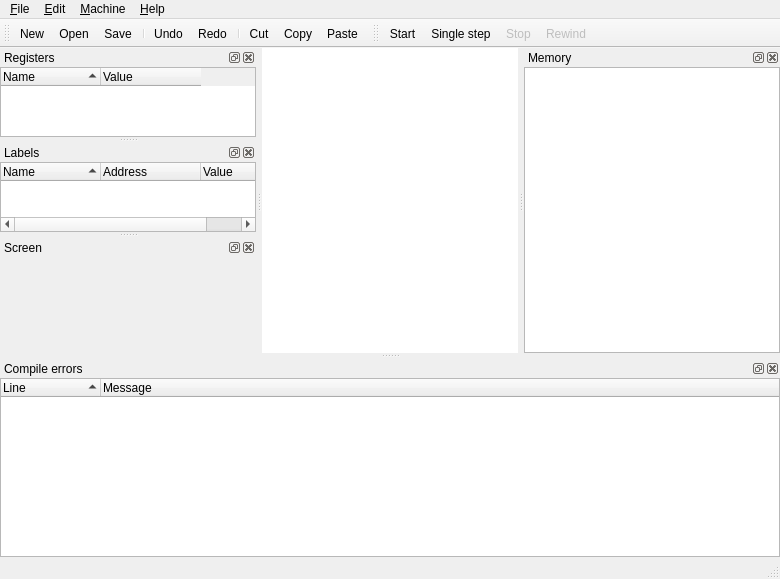
<?xml version="1.0" encoding="UTF-8"?>
<ui version="4.0">
 <class>MainWindow</class>
 <widget class="QMainWindow" name="MainWindow">
  <property name="enabled">
   <bool>true</bool>
  </property>
  <property name="geometry">
   <rect>
    <x>0</x>
    <y>0</y>
    <width>780</width>
    <height>579</height>
   </rect>
  </property>
  <property name="windowTitle">
   <string>AsmEmu [*]</string>
  </property>
  <property name="windowIcon">
   <iconset resource="res.qrc">
    <normaloff>:/icons/application-lightning.png</normaloff>:/icons/application-lightning.png</iconset>
  </property>
  <widget class="QWidget" name="centralWidget">
   <layout class="QVBoxLayout" name="verticalLayout_3">
    <property name="leftMargin">
     <number>0</number>
    </property>
    <property name="topMargin">
     <number>0</number>
    </property>
    <property name="rightMargin">
     <number>0</number>
    </property>
    <property name="bottomMargin">
     <number>0</number>
    </property>
    <item>
     <widget class="CodeEdit" name="codeEdit">
      <property name="font">
       <font>
        <family>Courier</family>
       </font>
      </property>
      <property name="frameShape">
       <enum>QFrame::NoFrame</enum>
      </property>
      <property name="lineWrapMode">
       <enum>QPlainTextEdit::NoWrap</enum>
      </property>
      <property name="plainText">
       <string/>
      </property>
      <property name="specialPixmap" stdset="0">
       <pixmap resource="res.qrc">:/icons/play_blue.png</pixmap>
      </property>
     </widget>
    </item>
   </layout>
  </widget>
  <widget class="QMenuBar" name="menuBar">
   <property name="geometry">
    <rect>
     <x>0</x>
     <y>0</y>
     <width>780</width>
     <height>21</height>
    </rect>
   </property>
   <widget class="QMenu" name="fileMenu">
    <property name="title">
     <string>&amp;File</string>
    </property>
    <widget class="QMenu" name="recentFilesMenu">
     <property name="title">
      <string>Recent &amp;files</string>
     </property>
     <addaction name="separator"/>
     <addaction name="clearMruAction"/>
    </widget>
    <addaction name="newAction"/>
    <addaction name="openAction"/>
    <addaction name="recentFilesMenu"/>
    <addaction name="separator"/>
    <addaction name="saveAction"/>
    <addaction name="saveAsAction"/>
    <addaction name="separator"/>
    <addaction name="exitAction"/>
   </widget>
   <widget class="QMenu" name="editMenu">
    <property name="title">
     <string>&amp;Edit</string>
    </property>
    <addaction name="undoAction"/>
    <addaction name="redoAction"/>
    <addaction name="separator"/>
    <addaction name="cutAction"/>
    <addaction name="copyAction"/>
    <addaction name="pasteAction"/>
    <addaction name="separator"/>
    <addaction name="selectAllAction"/>
    <addaction name="separator"/>
    <addaction name="changeLanguageAction"/>
   </widget>
   <widget class="QMenu" name="helpMenu">
    <property name="title">
     <string>&amp;Help</string>
    </property>
    <addaction name="asmHelpAction"/>
    <addaction name="aboutAction"/>
   </widget>
   <widget class="QMenu" name="menuMachine">
    <property name="title">
     <string>&amp;Machine</string>
    </property>
    <addaction name="startAction"/>
    <addaction name="singleStepAction"/>
    <addaction name="stopAction"/>
    <addaction name="rewindAction"/>
    <addaction name="separator"/>
    <addaction name="memorySizeAction"/>
   </widget>
   <addaction name="fileMenu"/>
   <addaction name="editMenu"/>
   <addaction name="menuMachine"/>
   <addaction name="helpMenu"/>
  </widget>
  <widget class="QToolBar" name="mainToolBar">
   <property name="windowTitle">
    <string>Main Toolbar</string>
   </property>
   <property name="iconSize">
    <size>
     <width>16</width>
     <height>16</height>
    </size>
   </property>
   <attribute name="toolBarArea">
    <enum>TopToolBarArea</enum>
   </attribute>
   <attribute name="toolBarBreak">
    <bool>false</bool>
   </attribute>
   <addaction name="newAction"/>
   <addaction name="openAction"/>
   <addaction name="saveAction"/>
   <addaction name="separator"/>
   <addaction name="undoAction"/>
   <addaction name="redoAction"/>
   <addaction name="separator"/>
   <addaction name="cutAction"/>
   <addaction name="copyAction"/>
   <addaction name="pasteAction"/>
  </widget>
  <widget class="QStatusBar" name="statusBar"/>
  <widget class="QToolBar" name="vmToolBar">
   <property name="windowTitle">
    <string>Virtual Machine Toolbar</string>
   </property>
   <property name="iconSize">
    <size>
     <width>16</width>
     <height>16</height>
    </size>
   </property>
   <attribute name="toolBarArea">
    <enum>TopToolBarArea</enum>
   </attribute>
   <attribute name="toolBarBreak">
    <bool>false</bool>
   </attribute>
   <addaction name="startAction"/>
   <addaction name="singleStepAction"/>
   <addaction name="stopAction"/>
   <addaction name="rewindAction"/>
  </widget>
  <widget class="QDockWidget" name="registersDock">
   <property name="windowTitle">
    <string>Registers</string>
   </property>
   <attribute name="dockWidgetArea">
    <number>1</number>
   </attribute>
   <widget class="QWidget" name="registersDockWidget">
    <layout class="QVBoxLayout" name="verticalLayout">
     <property name="leftMargin">
      <number>0</number>
     </property>
     <property name="topMargin">
      <number>0</number>
     </property>
     <property name="rightMargin">
      <number>0</number>
     </property>
     <property name="bottomMargin">
      <number>0</number>
     </property>
     <item>
      <widget class="QTreeWidget" name="registersTree">
       <property name="indentation">
        <number>0</number>
       </property>
       <property name="sortingEnabled">
        <bool>true</bool>
       </property>
       <attribute name="headerStretchLastSection">
        <bool>false</bool>
       </attribute>
       <column>
        <property name="text">
         <string>Name</string>
        </property>
       </column>
       <column>
        <property name="text">
         <string>Value</string>
        </property>
       </column>
      </widget>
     </item>
    </layout>
   </widget>
  </widget>
  <widget class="QDockWidget" name="labelsDock">
   <property name="windowTitle">
    <string>Labels</string>
   </property>
   <attribute name="dockWidgetArea">
    <number>1</number>
   </attribute>
   <widget class="QWidget" name="labelDockWidget">
    <layout class="QVBoxLayout" name="verticalLayout_4">
     <property name="leftMargin">
      <number>0</number>
     </property>
     <property name="topMargin">
      <number>0</number>
     </property>
     <property name="rightMargin">
      <number>0</number>
     </property>
     <property name="bottomMargin">
      <number>0</number>
     </property>
     <item>
      <widget class="QTreeWidget" name="labelsTree">
       <property name="indentation">
        <number>0</number>
       </property>
       <property name="sortingEnabled">
        <bool>true</bool>
       </property>
       <attribute name="headerStretchLastSection">
        <bool>false</bool>
       </attribute>
       <column>
        <property name="text">
         <string>Name</string>
        </property>
       </column>
       <column>
        <property name="text">
         <string>Address</string>
        </property>
       </column>
       <column>
        <property name="text">
         <string>Value</string>
        </property>
       </column>
      </widget>
     </item>
    </layout>
   </widget>
  </widget>
  <widget class="QDockWidget" name="canvasDock">
   <property name="windowTitle">
    <string>Screen</string>
   </property>
   <attribute name="dockWidgetArea">
    <number>1</number>
   </attribute>
   <widget class="QWidget" name="canvasDockWidget">
    <layout class="QVBoxLayout" name="verticalLayout_5">
     <property name="leftMargin">
      <number>0</number>
     </property>
     <property name="topMargin">
      <number>0</number>
     </property>
     <property name="rightMargin">
      <number>0</number>
     </property>
     <property name="bottomMargin">
      <number>0</number>
     </property>
     <item>
      <widget class="Canvas" name="canvas" native="true">
       <property name="minimumSize">
        <size>
         <width>192</width>
         <height>96</height>
        </size>
       </property>
      </widget>
     </item>
    </layout>
   </widget>
  </widget>
  <widget class="QDockWidget" name="messagesDock">
   <property name="windowTitle">
    <string>Compile errors</string>
   </property>
   <attribute name="dockWidgetArea">
    <number>8</number>
   </attribute>
   <widget class="QWidget" name="messagesDockWidget">
    <layout class="QVBoxLayout" name="verticalLayout_6">
     <property name="leftMargin">
      <number>0</number>
     </property>
     <property name="topMargin">
      <number>0</number>
     </property>
     <property name="rightMargin">
      <number>0</number>
     </property>
     <property name="bottomMargin">
      <number>0</number>
     </property>
     <item>
      <widget class="QTreeWidget" name="messagesTree">
       <property name="indentation">
        <number>0</number>
       </property>
       <property name="sortingEnabled">
        <bool>true</bool>
       </property>
       <column>
        <property name="text">
         <string>Line</string>
        </property>
       </column>
       <column>
        <property name="text">
         <string>Message</string>
        </property>
       </column>
      </widget>
     </item>
    </layout>
   </widget>
  </widget>
  <widget class="QDockWidget" name="memoryDock">
   <property name="windowTitle">
    <string>Memory</string>
   </property>
   <attribute name="dockWidgetArea">
    <number>2</number>
   </attribute>
   <widget class="QWidget" name="memoryDockWidget">
    <layout class="QVBoxLayout" name="verticalLayout_2">
     <property name="leftMargin">
      <number>0</number>
     </property>
     <property name="topMargin">
      <number>0</number>
     </property>
     <property name="rightMargin">
      <number>0</number>
     </property>
     <property name="bottomMargin">
      <number>0</number>
     </property>
     <item>
      <widget class="MemoryView" name="memoryView">
       <property name="font">
        <font>
         <family>Courier</family>
        </font>
       </property>
       <property name="lineWrapMode">
        <enum>QPlainTextEdit::NoWrap</enum>
       </property>
       <property name="readOnly">
        <bool>true</bool>
       </property>
       <property name="plainText">
        <string/>
       </property>
       <property name="zeroPadding" stdset="0">
        <number>5</number>
       </property>
       <property name="lineStep" stdset="0">
        <number>10</number>
       </property>
       <property name="zeroStart" stdset="0">
        <bool>true</bool>
       </property>
      </widget>
     </item>
    </layout>
   </widget>
  </widget>
  <action name="newAction">
   <property name="icon">
    <iconset resource="res.qrc">
     <normaloff>:/icons/page_white.png</normaloff>:/icons/page_white.png</iconset>
   </property>
   <property name="text">
    <string>&amp;New</string>
   </property>
   <property name="shortcut">
    <string>Ctrl+N</string>
   </property>
  </action>
  <action name="openAction">
   <property name="icon">
    <iconset resource="res.qrc">
     <normaloff>:/icons/folder.png</normaloff>:/icons/folder.png</iconset>
   </property>
   <property name="text">
    <string>&amp;Open...</string>
   </property>
   <property name="shortcut">
    <string>Ctrl+O</string>
   </property>
  </action>
  <action name="exitAction">
   <property name="text">
    <string>E&amp;xit</string>
   </property>
  </action>
  <action name="saveAction">
   <property name="icon">
    <iconset resource="res.qrc">
     <normaloff>:/icons/disk.png</normaloff>:/icons/disk.png</iconset>
   </property>
   <property name="text">
    <string>&amp;Save</string>
   </property>
   <property name="shortcut">
    <string>Ctrl+S</string>
   </property>
  </action>
  <action name="saveAsAction">
   <property name="text">
    <string>S&amp;ave as...</string>
   </property>
  </action>
  <action name="redoAction">
   <property name="icon">
    <iconset resource="res.qrc">
     <normaloff>:/icons/arrow_redo.png</normaloff>:/icons/arrow_redo.png</iconset>
   </property>
   <property name="text">
    <string>&amp;Redo</string>
   </property>
   <property name="shortcut">
    <string>Ctrl+Y</string>
   </property>
  </action>
  <action name="undoAction">
   <property name="icon">
    <iconset resource="res.qrc">
     <normaloff>:/icons/arrow_undo.png</normaloff>:/icons/arrow_undo.png</iconset>
   </property>
   <property name="text">
    <string>&amp;Undo</string>
   </property>
   <property name="shortcut">
    <string>Ctrl+Z</string>
   </property>
  </action>
  <action name="cutAction">
   <property name="icon">
    <iconset resource="res.qrc">
     <normaloff>:/icons/cut.png</normaloff>:/icons/cut.png</iconset>
   </property>
   <property name="text">
    <string>Cu&amp;t</string>
   </property>
   <property name="shortcut">
    <string>Ctrl+X</string>
   </property>
  </action>
  <action name="copyAction">
   <property name="icon">
    <iconset resource="res.qrc">
     <normaloff>:/icons/page_copy.png</normaloff>:/icons/page_copy.png</iconset>
   </property>
   <property name="text">
    <string>&amp;Copy</string>
   </property>
   <property name="shortcut">
    <string>Ctrl+C</string>
   </property>
  </action>
  <action name="pasteAction">
   <property name="icon">
    <iconset resource="res.qrc">
     <normaloff>:/icons/paste_plain.png</normaloff>:/icons/paste_plain.png</iconset>
   </property>
   <property name="text">
    <string>&amp;Paste</string>
   </property>
   <property name="shortcut">
    <string>Ctrl+V</string>
   </property>
  </action>
  <action name="aboutAction">
   <property name="icon">
    <iconset resource="res.qrc">
     <normaloff>:/icons/information.png</normaloff>:/icons/information.png</iconset>
   </property>
   <property name="text">
    <string>&amp;About...</string>
   </property>
  </action>
  <action name="startAction">
   <property name="icon">
    <iconset resource="res.qrc">
     <normaloff>:/icons/play_blue.png</normaloff>:/icons/play_blue.png</iconset>
   </property>
   <property name="text">
    <string>&amp;Start</string>
   </property>
   <property name="toolTip">
    <string>Start</string>
   </property>
   <property name="shortcut">
    <string>F9</string>
   </property>
  </action>
  <action name="rewindAction">
   <property name="enabled">
    <bool>false</bool>
   </property>
   <property name="icon">
    <iconset resource="res.qrc">
     <normaloff>:/icons/rewind_blue.png</normaloff>:/icons/rewind_blue.png</iconset>
   </property>
   <property name="text">
    <string>&amp;Rewind</string>
   </property>
   <property name="shortcut">
    <string>F11</string>
   </property>
  </action>
  <action name="singleStepAction">
   <property name="icon">
    <iconset resource="res.qrc">
     <normaloff>:/icons/resultset_last.png</normaloff>:/icons/resultset_last.png</iconset>
   </property>
   <property name="text">
    <string>S&amp;ingle step</string>
   </property>
   <property name="shortcut">
    <string>F10</string>
   </property>
  </action>
  <action name="stopAction">
   <property name="enabled">
    <bool>false</bool>
   </property>
   <property name="icon">
    <iconset resource="res.qrc">
     <normaloff>:/icons/stop_blue.png</normaloff>:/icons/stop_blue.png</iconset>
   </property>
   <property name="text">
    <string>S&amp;top</string>
   </property>
   <property name="shortcut">
    <string>F12</string>
   </property>
  </action>
  <action name="memorySizeAction">
   <property name="text">
    <string>&amp;Memory size...</string>
   </property>
  </action>
  <action name="changeLanguageAction">
   <property name="text">
    <string>Change &amp;language...</string>
   </property>
  </action>
  <action name="asmHelpAction">
   <property name="text">
    <string>A&amp;sm Help</string>
   </property>
   <property name="shortcut">
    <string>F1</string>
   </property>
  </action>
  <action name="clearMruAction">
   <property name="text">
    <string>Clear file list</string>
   </property>
  </action>
  <action name="selectAllAction">
   <property name="text">
    <string>Select &amp;all</string>
   </property>
   <property name="shortcut">
    <string>Ctrl+A</string>
   </property>
  </action>
 </widget>
 <layoutdefault spacing="6" margin="11"/>
 <customwidgets>
  <customwidget>
   <class>CodeEdit</class>
   <extends>QPlainTextEdit</extends>
   <header>codeedit.h</header>
   <slots>
    <slot>toggleCommentSelection()</slot>
   </slots>
  </customwidget>
  <customwidget>
   <class>MemoryView</class>
   <extends>QPlainTextEdit</extends>
   <header>memoryview.h</header>
  </customwidget>
  <customwidget>
   <class>Canvas</class>
   <extends>QWidget</extends>
   <header>canvas.h</header>
   <container>1</container>
  </customwidget>
 </customwidgets>
 <resources>
  <include location="res.qrc"/>
 </resources>
 <connections>
  <connection>
   <sender>newAction</sender>
   <signal>triggered()</signal>
   <receiver>MainWindow</receiver>
   <slot>newFile()</slot>
   <hints>
    <hint type="sourcelabel">
     <x>-1</x>
     <y>-1</y>
    </hint>
    <hint type="destinationlabel">
     <x>370</x>
     <y>224</y>
    </hint>
   </hints>
  </connection>
  <connection>
   <sender>openAction</sender>
   <signal>triggered()</signal>
   <receiver>MainWindow</receiver>
   <slot>open()</slot>
   <hints>
    <hint type="sourcelabel">
     <x>-1</x>
     <y>-1</y>
    </hint>
    <hint type="destinationlabel">
     <x>370</x>
     <y>224</y>
    </hint>
   </hints>
  </connection>
  <connection>
   <sender>saveAction</sender>
   <signal>triggered()</signal>
   <receiver>MainWindow</receiver>
   <slot>save()</slot>
   <hints>
    <hint type="sourcelabel">
     <x>-1</x>
     <y>-1</y>
    </hint>
    <hint type="destinationlabel">
     <x>370</x>
     <y>224</y>
    </hint>
   </hints>
  </connection>
  <connection>
   <sender>saveAsAction</sender>
   <signal>triggered()</signal>
   <receiver>MainWindow</receiver>
   <slot>saveAs()</slot>
   <hints>
    <hint type="sourcelabel">
     <x>-1</x>
     <y>-1</y>
    </hint>
    <hint type="destinationlabel">
     <x>370</x>
     <y>224</y>
    </hint>
   </hints>
  </connection>
  <connection>
   <sender>aboutAction</sender>
   <signal>triggered()</signal>
   <receiver>MainWindow</receiver>
   <slot>about()</slot>
   <hints>
    <hint type="sourcelabel">
     <x>-1</x>
     <y>-1</y>
    </hint>
    <hint type="destinationlabel">
     <x>370</x>
     <y>224</y>
    </hint>
   </hints>
  </connection>
  <connection>
   <sender>exitAction</sender>
   <signal>triggered()</signal>
   <receiver>MainWindow</receiver>
   <slot>close()</slot>
   <hints>
    <hint type="sourcelabel">
     <x>-1</x>
     <y>-1</y>
    </hint>
    <hint type="destinationlabel">
     <x>370</x>
     <y>224</y>
    </hint>
   </hints>
  </connection>
  <connection>
   <sender>copyAction</sender>
   <signal>triggered()</signal>
   <receiver>codeEdit</receiver>
   <slot>copy()</slot>
   <hints>
    <hint type="sourcelabel">
     <x>-1</x>
     <y>-1</y>
    </hint>
    <hint type="destinationlabel">
     <x>498</x>
     <y>238</y>
    </hint>
   </hints>
  </connection>
  <connection>
   <sender>cutAction</sender>
   <signal>triggered()</signal>
   <receiver>codeEdit</receiver>
   <slot>cut()</slot>
   <hints>
    <hint type="sourcelabel">
     <x>-1</x>
     <y>-1</y>
    </hint>
    <hint type="destinationlabel">
     <x>498</x>
     <y>238</y>
    </hint>
   </hints>
  </connection>
  <connection>
   <sender>pasteAction</sender>
   <signal>triggered()</signal>
   <receiver>codeEdit</receiver>
   <slot>paste()</slot>
   <hints>
    <hint type="sourcelabel">
     <x>-1</x>
     <y>-1</y>
    </hint>
    <hint type="destinationlabel">
     <x>498</x>
     <y>238</y>
    </hint>
   </hints>
  </connection>
  <connection>
   <sender>redoAction</sender>
   <signal>triggered()</signal>
   <receiver>codeEdit</receiver>
   <slot>redo()</slot>
   <hints>
    <hint type="sourcelabel">
     <x>-1</x>
     <y>-1</y>
    </hint>
    <hint type="destinationlabel">
     <x>498</x>
     <y>238</y>
    </hint>
   </hints>
  </connection>
  <connection>
   <sender>undoAction</sender>
   <signal>triggered()</signal>
   <receiver>codeEdit</receiver>
   <slot>undo()</slot>
   <hints>
    <hint type="sourcelabel">
     <x>-1</x>
     <y>-1</y>
    </hint>
    <hint type="destinationlabel">
     <x>498</x>
     <y>238</y>
    </hint>
   </hints>
  </connection>
  <connection>
   <sender>startAction</sender>
   <signal>triggered()</signal>
   <receiver>MainWindow</receiver>
   <slot>startExec()</slot>
   <hints>
    <hint type="sourcelabel">
     <x>-1</x>
     <y>-1</y>
    </hint>
    <hint type="destinationlabel">
     <x>370</x>
     <y>224</y>
    </hint>
   </hints>
  </connection>
  <connection>
   <sender>rewindAction</sender>
   <signal>triggered()</signal>
   <receiver>MainWindow</receiver>
   <slot>rewindExec()</slot>
   <hints>
    <hint type="sourcelabel">
     <x>-1</x>
     <y>-1</y>
    </hint>
    <hint type="destinationlabel">
     <x>370</x>
     <y>224</y>
    </hint>
   </hints>
  </connection>
  <connection>
   <sender>singleStepAction</sender>
   <signal>triggered()</signal>
   <receiver>MainWindow</receiver>
   <slot>singleExec()</slot>
   <hints>
    <hint type="sourcelabel">
     <x>-1</x>
     <y>-1</y>
    </hint>
    <hint type="destinationlabel">
     <x>370</x>
     <y>224</y>
    </hint>
   </hints>
  </connection>
  <connection>
   <sender>stopAction</sender>
   <signal>triggered()</signal>
   <receiver>MainWindow</receiver>
   <slot>stopExec()</slot>
   <hints>
    <hint type="sourcelabel">
     <x>-1</x>
     <y>-1</y>
    </hint>
    <hint type="destinationlabel">
     <x>370</x>
     <y>224</y>
    </hint>
   </hints>
  </connection>
  <connection>
   <sender>memorySizeAction</sender>
   <signal>triggered()</signal>
   <receiver>MainWindow</receiver>
   <slot>changeMemorySize()</slot>
   <hints>
    <hint type="sourcelabel">
     <x>-1</x>
     <y>-1</y>
    </hint>
    <hint type="destinationlabel">
     <x>370</x>
     <y>224</y>
    </hint>
   </hints>
  </connection>
  <connection>
   <sender>changeLanguageAction</sender>
   <signal>triggered()</signal>
   <receiver>MainWindow</receiver>
   <slot>changeLanguage()</slot>
   <hints>
    <hint type="sourcelabel">
     <x>-1</x>
     <y>-1</y>
    </hint>
    <hint type="destinationlabel">
     <x>370</x>
     <y>224</y>
    </hint>
   </hints>
  </connection>
  <connection>
   <sender>asmHelpAction</sender>
   <signal>triggered()</signal>
   <receiver>MainWindow</receiver>
   <slot>toggleAsmHelp()</slot>
   <hints>
    <hint type="sourcelabel">
     <x>-1</x>
     <y>-1</y>
    </hint>
    <hint type="destinationlabel">
     <x>365</x>
     <y>222</y>
    </hint>
   </hints>
  </connection>
  <connection>
   <sender>clearMruAction</sender>
   <signal>triggered()</signal>
   <receiver>MainWindow</receiver>
   <slot>clearMru()</slot>
   <hints>
    <hint type="sourcelabel">
     <x>-1</x>
     <y>-1</y>
    </hint>
    <hint type="destinationlabel">
     <x>365</x>
     <y>222</y>
    </hint>
   </hints>
  </connection>
  <connection>
   <sender>selectAllAction</sender>
   <signal>triggered()</signal>
   <receiver>codeEdit</receiver>
   <slot>selectAll()</slot>
   <hints>
    <hint type="sourcelabel">
     <x>-1</x>
     <y>-1</y>
    </hint>
    <hint type="destinationlabel">
     <x>375</x>
     <y>235</y>
    </hint>
   </hints>
  </connection>
 </connections>
 <slots>
  <slot>newFile()</slot>
  <slot>open()</slot>
  <slot>save()</slot>
  <slot>saveAs()</slot>
  <slot>about()</slot>
  <slot>assemble()</slot>
  <slot>startExec()</slot>
  <slot>pauseExec()</slot>
  <slot>stopExec()</slot>
  <slot>rewindExec()</slot>
  <slot>singleExec()</slot>
  <slot>changeMemorySize()</slot>
  <slot>changeLanguage()</slot>
  <slot>toggleAsmHelp()</slot>
  <slot>clearMru()</slot>
 </slots>
</ui>
